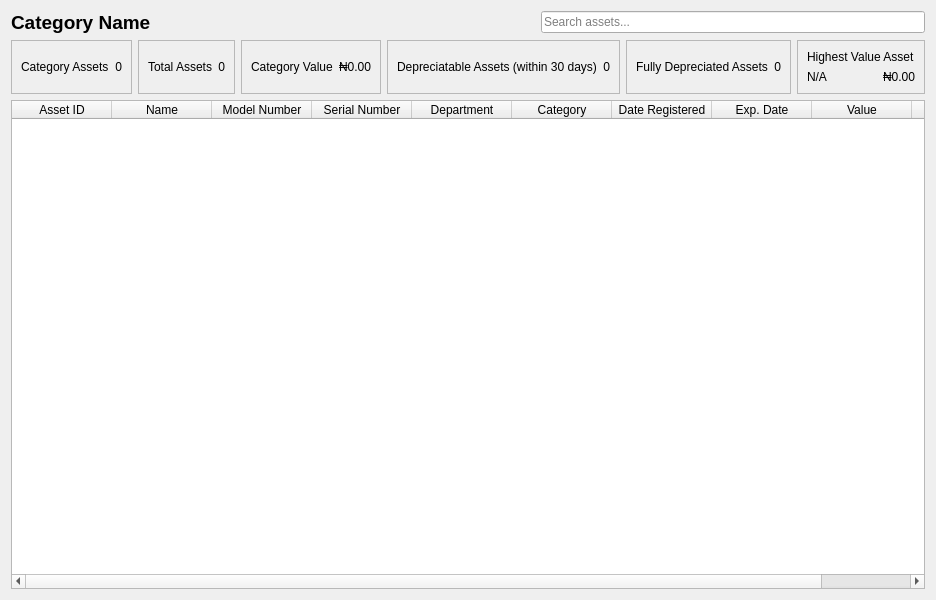
<?xml version="1.0" encoding="UTF-8"?>
<ui version="4.0">
 <class>AssetTableView</class>
 <widget class="QWidget" name="AssetTableView">
  <property name="geometry">
   <rect>
    <x>0</x>
    <y>0</y>
    <width>800</width>
    <height>600</height>
   </rect>
  </property>
  <layout class="QVBoxLayout" name="verticalLayout">
   <item>
    <layout class="QHBoxLayout" name="headerLayout">
     <item>
      <widget class="QLabel" name="categoryLabel">
       <property name="font">
        <font>
         <pointsize>14</pointsize>
         <bold>true</bold>
        </font>
       </property>
       <property name="text">
        <string>Category Name</string>
       </property>
      </widget>
     </item>
     <item>
      <spacer name="horizontalSpacer">
       <property name="orientation">
        <enum>Qt::Orientation::Horizontal</enum>
       </property>
       <property name="sizeHint" stdset="0">
        <size>
         <width>40</width>
         <height>20</height>
        </size>
       </property>
      </spacer>
     </item>
     <item>
      <widget class="QLineEdit" name="searchInput">
       <property name="placeholderText">
        <string>Search assets...</string>
       </property>
      </widget>
     </item>
    </layout>
   </item>
   <item>
    <layout class="QHBoxLayout" name="summaryLayout">
     <item>
      <layout class="QVBoxLayout" name="summaryFramesLayout">
       <item>
        <widget class="QFrame" name="categoryAssetsFrame">
         <property name="frameShape">
          <enum>QFrame::Shape::StyledPanel</enum>
         </property>
         <property name="frameShadow">
          <enum>QFrame::Shadow::Raised</enum>
         </property>
         <layout class="QHBoxLayout" name="categoryAssetsLayout">
          <item>
           <widget class="QLabel" name="categoryAssetsLabel">
            <property name="text">
             <string>Category Assets</string>
            </property>
           </widget>
          </item>
          <item>
           <widget class="QLabel" name="categoryAssetsValue">
            <property name="text">
             <string>0</string>
            </property>
            <property name="alignment">
             <set>Qt::AlignmentFlag::AlignRight|Qt::AlignmentFlag::AlignTrailing|Qt::AlignmentFlag::AlignVCenter</set>
            </property>
           </widget>
          </item>
         </layout>
        </widget>
       </item>
      </layout>
     </item>
     <item>
      <widget class="QFrame" name="totalAssetsFrame">
       <property name="frameShape">
        <enum>QFrame::Shape::StyledPanel</enum>
       </property>
       <property name="frameShadow">
        <enum>QFrame::Shadow::Raised</enum>
       </property>
       <layout class="QHBoxLayout" name="totalAssetsLayout">
        <item>
         <widget class="QLabel" name="totalAssetsLabel">
          <property name="text">
           <string>Total Assets</string>
          </property>
         </widget>
        </item>
        <item>
         <widget class="QLabel" name="totalAssetsValue">
          <property name="text">
           <string>0</string>
          </property>
          <property name="alignment">
           <set>Qt::AlignmentFlag::AlignRight|Qt::AlignmentFlag::AlignTrailing|Qt::AlignmentFlag::AlignVCenter</set>
          </property>
         </widget>
        </item>
       </layout>
      </widget>
     </item>
     <item>
      <widget class="QFrame" name="categoryValueFrame">
       <property name="frameShape">
        <enum>QFrame::Shape::StyledPanel</enum>
       </property>
       <property name="frameShadow">
        <enum>QFrame::Shadow::Raised</enum>
       </property>
       <layout class="QHBoxLayout" name="categoryValueLayout">
        <item>
         <widget class="QLabel" name="categoryValueLabel">
          <property name="text">
           <string>Category Value</string>
          </property>
         </widget>
        </item>
        <item>
         <widget class="QLabel" name="categoryValueAmount">
          <property name="text">
           <string>₦0.00</string>
          </property>
          <property name="alignment">
           <set>Qt::AlignmentFlag::AlignRight|Qt::AlignmentFlag::AlignTrailing|Qt::AlignmentFlag::AlignVCenter</set>
          </property>
         </widget>
        </item>
       </layout>
      </widget>
     </item>
     <item>
      <widget class="QFrame" name="depreciatableAssetsFrame">
       <property name="frameShape">
        <enum>QFrame::Shape::StyledPanel</enum>
       </property>
       <property name="frameShadow">
        <enum>QFrame::Shadow::Raised</enum>
       </property>
       <layout class="QHBoxLayout" name="depreciatableAssetsLayout">
        <item>
         <widget class="QLabel" name="depreciatableAssetsLabel">
          <property name="text">
           <string>Depreciatable Assets (within 30 days)</string>
          </property>
         </widget>
        </item>
        <item>
         <widget class="QLabel" name="depreciatableAssetsValue">
          <property name="text">
           <string>0</string>
          </property>
          <property name="alignment">
           <set>Qt::AlignmentFlag::AlignRight|Qt::AlignmentFlag::AlignTrailing|Qt::AlignmentFlag::AlignVCenter</set>
          </property>
         </widget>
        </item>
       </layout>
      </widget>
     </item>
     <item>
      <widget class="QFrame" name="depreciatedAssetsFrame">
       <property name="frameShape">
        <enum>QFrame::Shape::StyledPanel</enum>
       </property>
       <property name="frameShadow">
        <enum>QFrame::Shadow::Raised</enum>
       </property>
       <layout class="QHBoxLayout" name="depreciatedAssetsLayout">
        <item>
         <widget class="QLabel" name="depreciatedAssetsLabel">
          <property name="text">
           <string>Fully Depreciated Assets</string>
          </property>
         </widget>
        </item>
        <item>
         <widget class="QLabel" name="depreciatedAssetsValue">
          <property name="text">
           <string>0</string>
          </property>
          <property name="alignment">
           <set>Qt::AlignmentFlag::AlignRight|Qt::AlignmentFlag::AlignTrailing|Qt::AlignmentFlag::AlignVCenter</set>
          </property>
         </widget>
        </item>
       </layout>
      </widget>
     </item>
     <item>
      <widget class="QFrame" name="highestValueFrame">
       <property name="frameShape">
        <enum>QFrame::Shape::StyledPanel</enum>
       </property>
       <property name="frameShadow">
        <enum>QFrame::Shadow::Raised</enum>
       </property>
       <layout class="QVBoxLayout" name="highestValueLayout">
        <item>
         <widget class="QLabel" name="highestValueLabel">
          <property name="text">
           <string>Highest Value Asset</string>
          </property>
         </widget>
        </item>
        <item>
         <layout class="QHBoxLayout" name="highestValueDetailsLayout">
          <item>
           <widget class="QLabel" name="highestValueName">
            <property name="text">
             <string>N/A</string>
            </property>
           </widget>
          </item>
          <item>
           <widget class="QLabel" name="highestValueAmount">
            <property name="text">
             <string>₦0.00</string>
            </property>
            <property name="alignment">
             <set>Qt::AlignmentFlag::AlignRight|Qt::AlignmentFlag::AlignTrailing|Qt::AlignmentFlag::AlignVCenter</set>
            </property>
           </widget>
          </item>
         </layout>
        </item>
       </layout>
      </widget>
     </item>
    </layout>
   </item>
   <item>
    <widget class="QTableWidget" name="assetTable">
     <property name="editTriggers">
      <set>QAbstractItemView::EditTrigger::NoEditTriggers</set>
     </property>
     <property name="selectionBehavior">
      <enum>QAbstractItemView::SelectionBehavior::SelectRows</enum>
     </property>
     <property name="sortingEnabled">
      <bool>true</bool>
     </property>
     <attribute name="horizontalHeaderStretchLastSection">
      <bool>true</bool>
     </attribute>
     <column>
      <property name="text">
       <string>Asset ID</string>
      </property>
     </column>
     <column>
      <property name="text">
       <string>Name</string>
      </property>
     </column>
        <column>
            <property name="text">
             <string>Model Number</string>
            </property>
        </column>
        <column>
            <property name="text">
             <string>Serial Number</string>
            </property>
        </column>
     <column>
      <property name="text">
       <string>Department</string>
      </property>
     </column>
     <column>
      <property name="text">
       <string>Category</string>
      </property>
     </column>
     <column>
      <property name="text">
       <string>Date Registered</string>
      </property>
     </column>
     <column>
      <property name="text">
       <string>Exp. Date</string>
      </property>
     </column>
     <column>
      <property name="text">
       <string>Value</string>
      </property>
     </column>
     <column>
      <property name="text">
       <string>Status</string>
      </property>
     </column>
    </widget>
   </item>
  </layout>
 </widget>
 <resources/>
 <connections/>
</ui>
